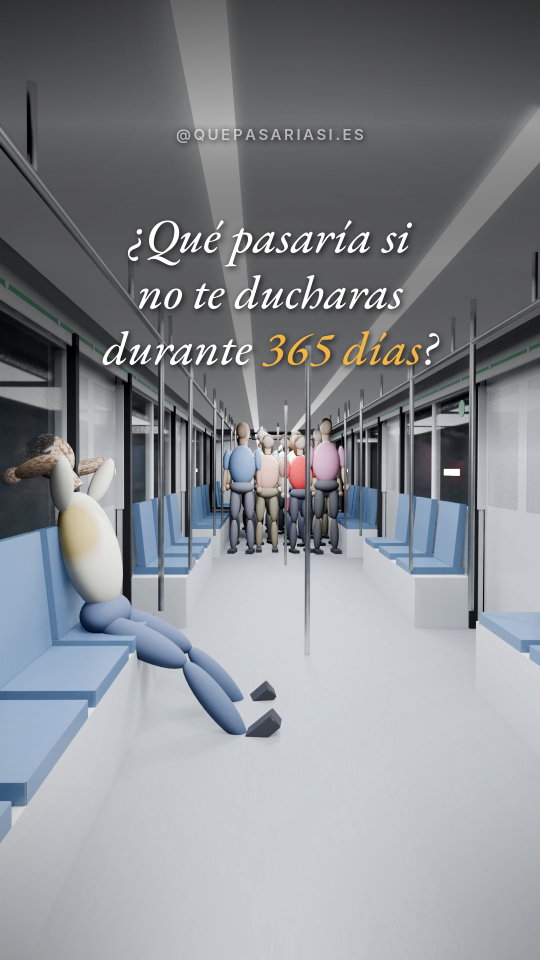
#> input picture 14_ducha/14_ducha_portada.png, 1080 x 1920 px, given in place of d0f4ab9b-image.png, which was not available (shown at 1/2 size)
$ python miniatura.py ../../14_ducha/14_ducha_portada.png
#> lines starting #> are read from the running program, lines starting #| are printed output that depends on the picture; after the words box and inside, x2 and y2 are one past the last pixel; in counts of white or black regions, pixels touching at a corner belong together
import sys
from PIL import Image, ImageDraw, ImageFilter, ImageFont, ImageOps
U='/root/.claude/uploads/dbabd36d-2931-58e9-88aa-0e1625a34493/'
S=sys.argv[1]; F=S+'/fonts/Anton.ttf'
W,H=1280,720; GOLD=(242,181,68)

# fondo: frame del reel desenfocado y oscurecido
bg=ImageOps.fit(Image.open(U+'d0f4ab9b-image.png').convert('RGB'),(W,H)).filter(ImageFilter.GaussianBlur(14))
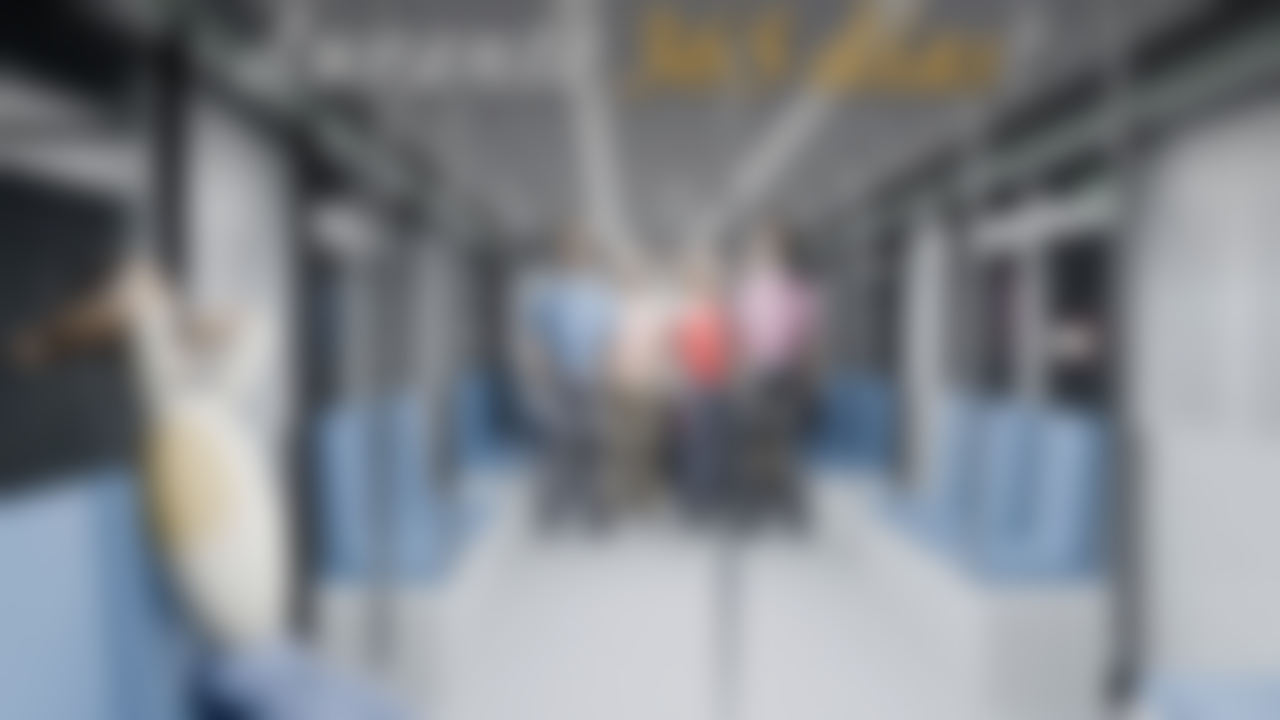
#> bg: PIL image 1280x720 RGB; mean R, G, B 129.2, 133, 138.4
bg=Image.blend(bg,Image.new('RGB',(W,H),(8,10,20)),0.62)
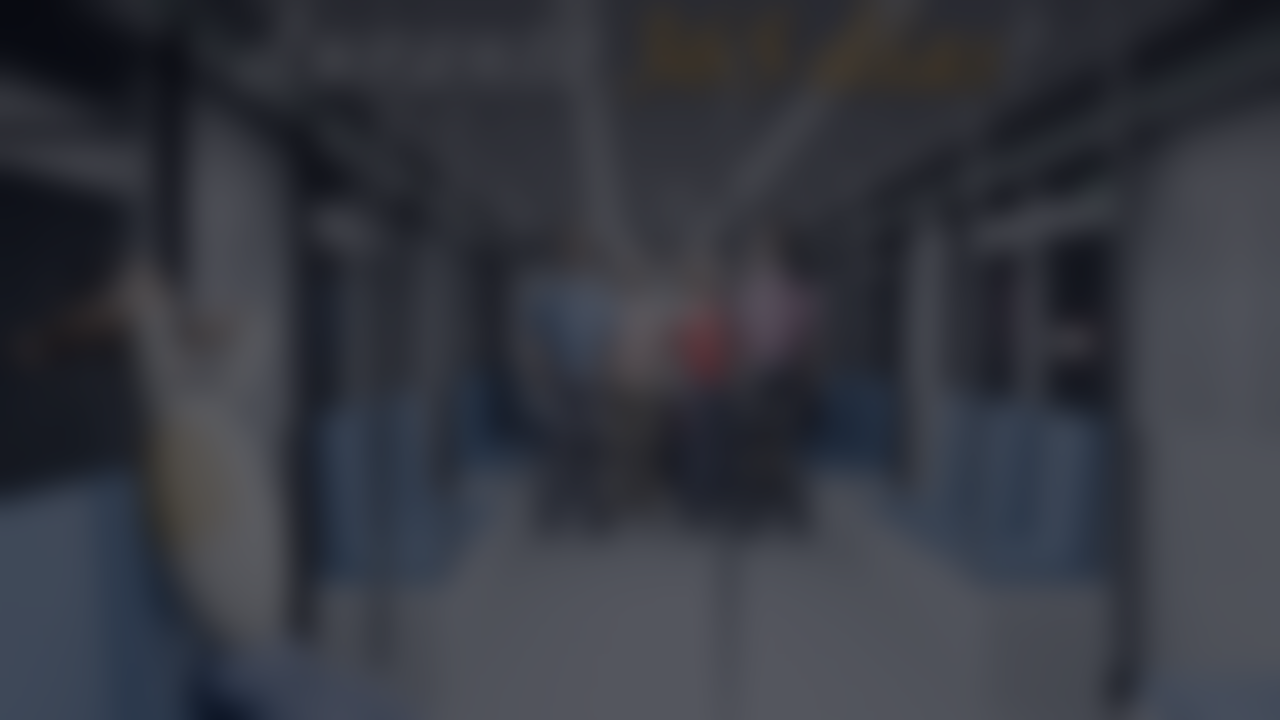
#> bg: PIL image 1280x720 RGB; mean R, G, B 53.5, 56.3, 64.5

# persona: quitar fondo blanco conectado a los bordes
p=Image.open(U+'e52679cf-image.png').convert('RGB')
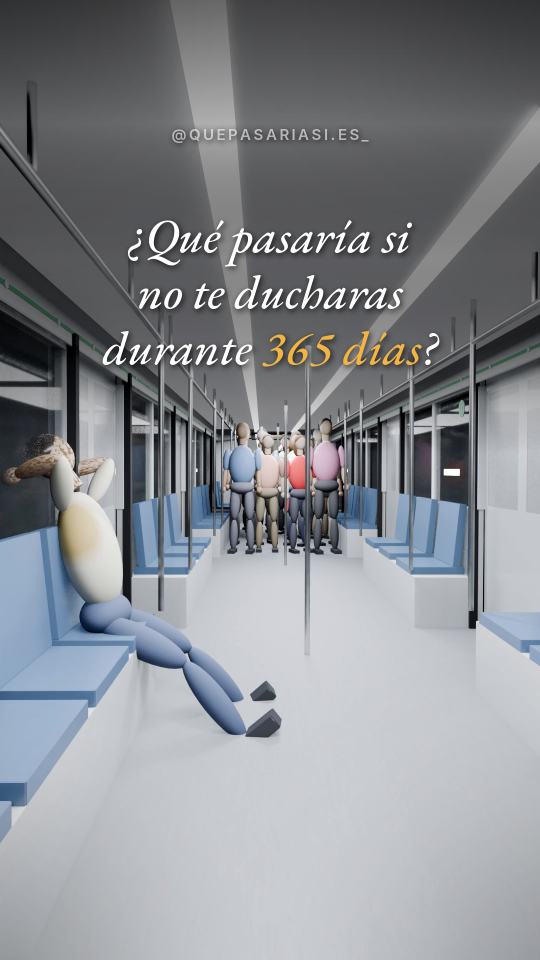
#> input picture 14_ducha/14_ducha_portada_tiktok.png, 1080 x 1920 px, given in place of e52679cf-image.png, which was not available (shown at 1/2 size)
#> p is the input picture: PIL image 1080x1920 RGB; mean R, G, B 135.8, 139, 143.8
m=p.convert('L').point(lambda v:255 if v>232 else 0)
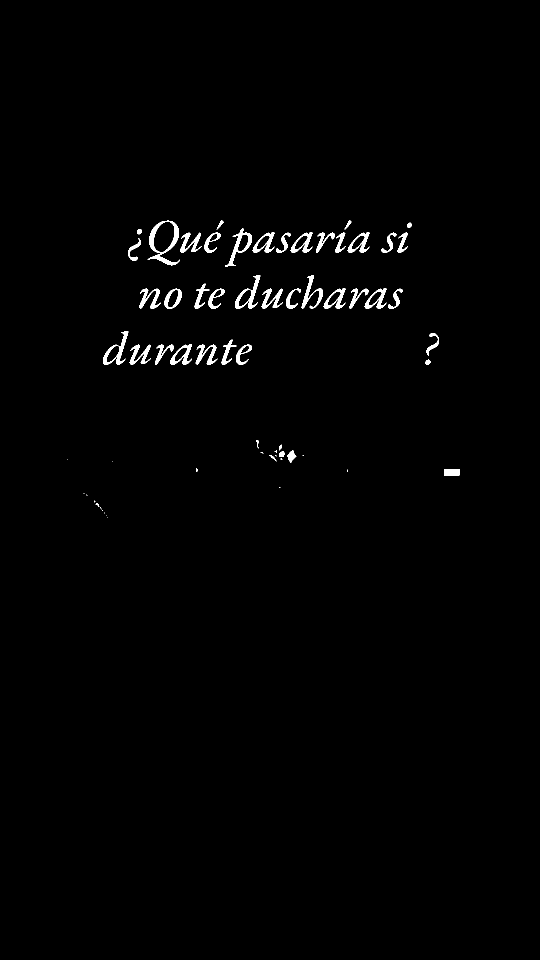
#> m: PIL image 1080x1920 L (shown at 1/2 size); 0.99% white; 67 white regions (22 under 20 px), largest, box (x1, y1, x2, y2) and area: (295, 441, 360, 531) 1526, (450, 457, 504, 533) 933, (470, 550, 521, 618) 911
for xy in [(0,0),(p.width-1,0),(p.width-1,p.height//2)]:
    if m.getpixel(xy)==255: ImageDraw.floodfill(m,xy,128)
a=m.point(lambda v:0 if v==128 else 255).filter(ImageFilter.MinFilter(3)).filter(ImageFilter.GaussianBlur(1.2))
#> a: PIL image 1080x1920 L; every value is 255
p.putalpha(a)
#> p: PIL image 1080x1920 RGBA
#> (the run stopped early here; a loop or call above may not have finished)
